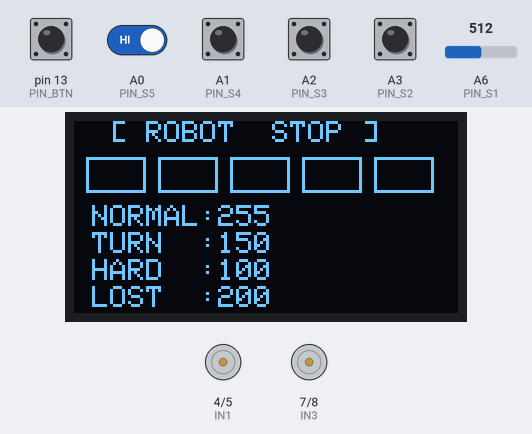
Simulated run of this program. Board: Arduino Nano, built with avr-gcc and run on an emulated ATmega328P. On the bench: 128×64 one-colour display, motor-driver pin pairs drawn as motors (green arrow = first pin HIGH = forward, orange = second pin HIGH = backward, longer = more drive, scaled by the enable pin). Inputs (shaded band) come from the test bench; at power-on: A0 (PIN_S5), A1 (PIN_S4), A2 (PIN_S3), A3 (PIN_S2), pin 13 (PIN_BTN) HIGH, A6 (PIN_S1) = 512.

Above: at 2.7 s.
2.8 s: pin 13 (PIN_BTN) pulled LOW for 0.15 s
At 4.2 s:
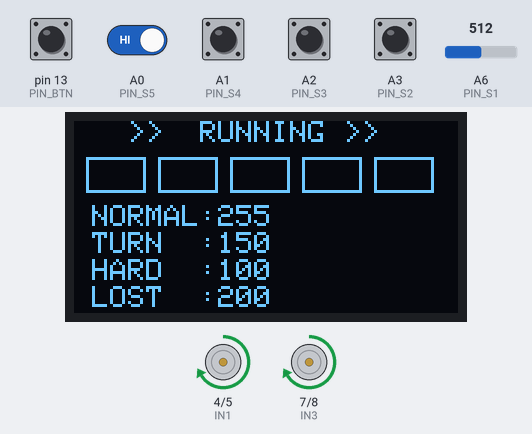
4.9 s: A6 (PIN_S1) set to 494
At 6.2 s:
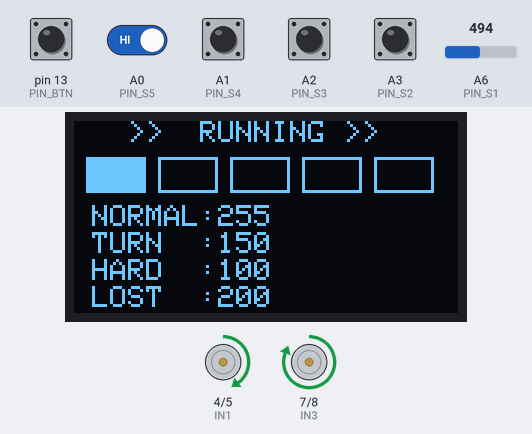
6.5 s: pin 13 (PIN_BTN) pulled LOW for 1 s
At 8.8 s:
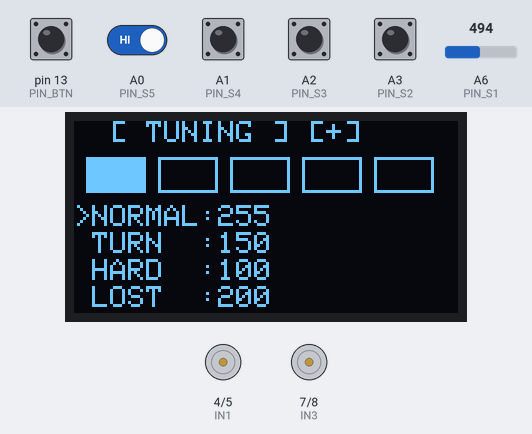
9.1 s: A6 (PIN_S1) set to 522
At 10.0 s:
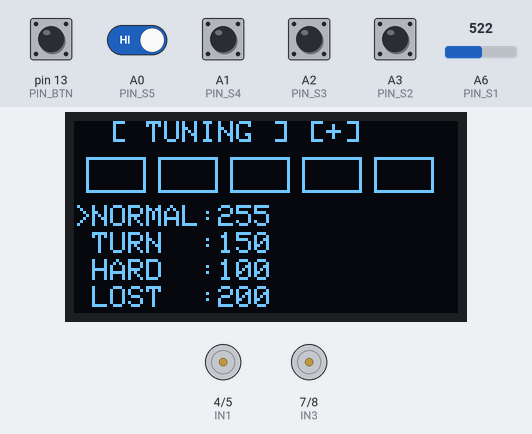
10.7 s: pin 13 (PIN_BTN) pulled LOW for 1 s
At 12.6 s:
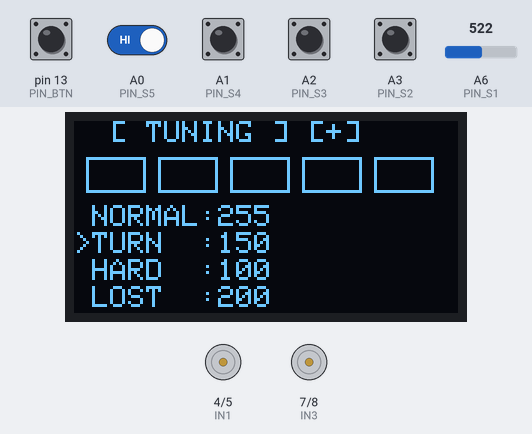
13.3 s: A0 (PIN_S5) driven LOW
At 14.8 s:
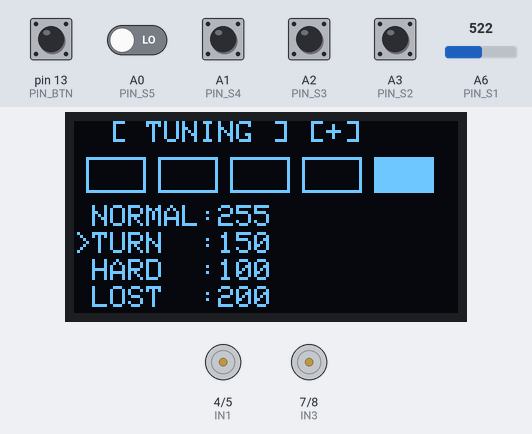
Timing chart, 0 to 15.9 s (numbered marks = the images above; inputs shaded):
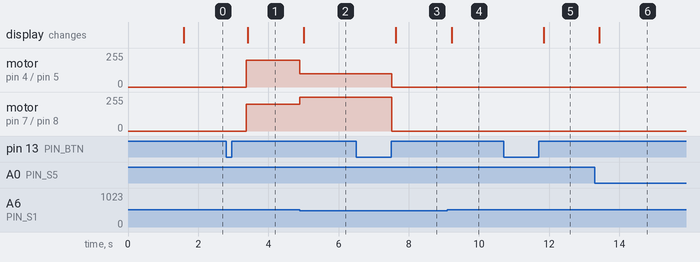

The program:

main.cpp
```cpp
#include <Arduino.h>
#include <Wire.h>
#include <Adafruit_GFX.h>
#include <Adafruit_SSD1306.h>
#include <EEPROM.h>

// ── PIN MOTOR (L298N) ──────────────────────────────────────────────────
#define ENA  3    // PWM kecepatan motor kiri
#define IN1  4
#define IN2  5
#define IN3  7
#define IN4  8
#define ENB  9    // PWM kecepatan motor kanan

// ── PIN SENSOR BFD-1000 ────────────────────────────────────────────────
// S1 = A6 (ADC-only, tidak bisa digitalRead)
// S1..S5: LOW = mendeteksi garis hitam
#define PIN_S1  A6
#define PIN_S2  A3
#define PIN_S3  A2   // tengah
#define PIN_S4  A1
#define PIN_S5  A0

// ── PIN BUTTON ─────────────────────────────────────────────────────────
// INPUT_PULLUP: LOW = ditekan
#define PIN_BTN  13

// ── OLED SSD1306 128x64 ────────────────────────────────────────────────
#define SCREEN_W   128
#define SCREEN_H   64
#define OLED_ADDR  0x3C

// ── BUTTON TIMING ──────────────────────────────────────────────────────
#define HOLD_MS       600UL
#define LONG_HOLD_MS  3000UL
#define DTAP_WINDOW   400UL

// ── EEPROM ─────────────────────────────────────────────────────────────
#define MAGIC_0  0xAB
#define MAGIC_1  0xCD

// ══════════════════════════════════════════════════════════════════════

Adafruit_SSD1306 display(SCREEN_W, SCREEN_H, &Wire, -1);

// ── State machine ──────────────────────────────────────────────────────
enum RobotState : uint8_t {
  STATE_STOP,
  STATE_RUNNING,
  STATE_TUNING,
  STATE_INTER_FWD,   // maju lurus melewati persimpangan
  STATE_INTER_TURN   // belok kanan di persimpangan
};
RobotState robotState = STATE_STOP;

// ── Parameter tuning ───────────────────────────────────────────────────
struct Param { int value, step, minVal, maxVal; };
Param params[4] = {
  {255, 10,  50, 255},  // 0: NORMAL — kecepatan maju lurus
  {150, 10,   0, 255},  // 1: TURN   — kecepatan saat belok pelan
  {100, 10,   0, 200},  // 2: HARD   — kecepatan saat belok keras
  {200, 10,  50, 255}   // 3: LOST   — kecepatan saat garis hilang
};
const char* const PNAME[] = {"NORMAL", "TURN  ", "HARD  ", "LOST  "};

int selParam  = 0;
int tuningDir = 1;   // +1 = naik, -1 = turun

// ── Button event ───────────────────────────────────────────────────────
enum ButtonEvent : uint8_t {
  BTN_NONE, BTN_SINGLE, BTN_DOUBLE, BTN_HOLD, BTN_LONG_HOLD
};

static bool     btnPrev      = HIGH;
static uint32_t btnPressAt   = 0;
static uint32_t btnReleaseAt = 0;
static uint8_t  tapCount     = 0;
static bool     pendingTap   = false;

// ── Intersection timer ─────────────────────────────────────────────────
static uint32_t interTimer = 0;

// ══════════════════════════════════════════════════════════════════════
// EEPROM
// ══════════════════════════════════════════════════════════════════════

void loadParams() {
  if (EEPROM.read(0) != MAGIC_0 || EEPROM.read(1) != MAGIC_1) return;
  int addr = 2;
  for (int i = 0; i < 4; i++) {
    int v;
    EEPROM.get(addr, v);
    params[i].value = constrain(v, params[i].minVal, params[i].maxVal);
    addr += sizeof(int);
  }
}

void saveParams() {
  EEPROM.write(0, MAGIC_0);
  EEPROM.write(1, MAGIC_1);
  int addr = 2;
  for (int i = 0; i < 4; i++) {
    EEPROM.put(addr, params[i].value);
    addr += sizeof(int);
  }
}

// ══════════════════════════════════════════════════════════════════════
// MOTOR
// ══════════════════════════════════════════════════════════════════════

void motorKiri(int spd) {
  if (spd > 0) {
    digitalWrite(IN1, HIGH); digitalWrite(IN2, LOW);
    analogWrite(ENA, constrain(spd, 0, 255));
  } else if (spd < 0) {
    digitalWrite(IN1, LOW);  digitalWrite(IN2, HIGH);
    analogWrite(ENA, constrain(-spd, 0, 255));
  } else {
    digitalWrite(IN1, LOW);  digitalWrite(IN2, LOW);
    analogWrite(ENA, 0);
  }
}

void motorKanan(int spd) {
  if (spd > 0) {
    digitalWrite(IN3, HIGH); digitalWrite(IN4, LOW);
    analogWrite(ENB, constrain(spd, 0, 255));
  } else if (spd < 0) {
    digitalWrite(IN3, LOW);  digitalWrite(IN4, HIGH);
    analogWrite(ENB, constrain(-spd, 0, 255));
  } else {
    digitalWrite(IN3, LOW);  digitalWrite(IN4, LOW);
    analogWrite(ENB, 0);
  }
}

void majuLurus(int spd) { motorKiri(spd); motorKanan(spd); }
void stopMotor()         { motorKiri(0);  motorKanan(0); }

// ══════════════════════════════════════════════════════════════════════
// SENSOR
// ══════════════════════════════════════════════════════════════════════

// s[0]=S1(kiri), s[2]=S3(tengah), s[4]=S5(kanan)
// true = mendeteksi garis
void readSensors(bool s[5]) {
  s[0] = (analogRead(PIN_S1) < 512);   // A6: ADC-only, LOW(<512) = garis
  s[1] = !digitalRead(PIN_S2);
  s[2] = !digitalRead(PIN_S3);
  s[3] = !digitalRead(PIN_S4);
  s[4] = !digitalRead(PIN_S5);
}

// ══════════════════════════════════════════════════════════════════════
// LINE FOLLOWING
// ══════════════════════════════════════════════════════════════════════

void followLine(bool s[5]) {
  int sN = params[0].value;  // NORMAL
  int sT = params[1].value;  // TURN
  int sH = params[2].value;  // HARD
  int sL = params[3].value;  // LOST

  if (!s[0] && !s[1] && !s[2] && !s[3] && !s[4]) {
    majuLurus(sL);                              // garis hilang
  } else if (s[2] && s[3] && s[4]) {
    motorKiri(sN); motorKanan(sH);              // T-junction kanan → ambil kanan
  } else if (s[4]) {
    motorKiri(sN); motorKanan(sH);              // jauh kanan → keras kanan
  } else if (s[3] && !s[4]) {
    motorKiri(sN); motorKanan(sT);              // kanan → belok kanan pelan
  } else if (s[2] && !s[1] && !s[3]) {
    majuLurus(sN);                              // tengah → lurus
  } else if (s[1] && !s[0]) {
    motorKiri(sT); motorKanan(sN);              // kiri → belok kiri pelan
  } else if (s[0]) {
    motorKiri(sH); motorKanan(sN);              // jauh kiri → keras kiri
  } else {
    majuLurus(sN);
  }
}

// ══════════════════════════════════════════════════════════════════════
// BUTTON TIMING
// ══════════════════════════════════════════════════════════════════════
//
// SINGLE TAP  (<600ms, tidak diikuti tap ke-2 dalam 400ms) → start/stop | ubah nilai
// DOUBLE TAP  (2 tap dalam 400ms)                          → toggle dir ±
// HOLD        (600ms – 3000ms)                             → masuk tuning | ganti param
// LONG HOLD   (≥3000ms)                                    → keluar tuning + simpan EEPROM

ButtonEvent readButton() {
  bool btnNow = digitalRead(PIN_BTN);  // LOW = ditekan (INPUT_PULLUP)
  ButtonEvent ev = BTN_NONE;

  if (btnPrev == HIGH && btnNow == LOW) {
    btnPressAt = millis();
  }

  if (btnPrev == LOW && btnNow == HIGH) {
    uint32_t held = millis() - btnPressAt;
    if (held >= LONG_HOLD_MS) {
      ev = BTN_LONG_HOLD;
      tapCount = 0; pendingTap = false;
    } else if (held >= HOLD_MS) {
      ev = BTN_HOLD;
      tapCount = 0; pendingTap = false;
    } else {
      tapCount++;
      btnReleaseAt = millis();
      pendingTap = true;
    }
  }

  if (pendingTap && (millis() - btnReleaseAt > DTAP_WINDOW)) {
    ev = (tapCount >= 2) ? BTN_DOUBLE : BTN_SINGLE;
    tapCount = 0; pendingTap = false;
  }

  btnPrev = btnNow;
  return ev;
}

// ══════════════════════════════════════════════════════════════════════
// DISPLAY
// ══════════════════════════════════════════════════════════════════════
//
// Layout 128x64:
//   y= 0 h= 8  — header state
//   y=12 h=12  — 5 sensor rectangles (20x12px) di x=4,28,52,76,100
//   y=28..55   — 4 baris parameter (spacing 9px)

void updateDisplay(bool s[5]) {
  display.clearDisplay();
  display.setTextSize(1);
  display.setTextColor(SSD1306_WHITE);

  // Header
  display.setCursor(0, 0);
  switch (robotState) {
    case STATE_STOP:
      display.print(F("  [ ROBOT  STOP ]   "));
      break;
    case STATE_RUNNING:
    case STATE_INTER_FWD:
    case STATE_INTER_TURN:
      display.print(F("   >>  RUNNING >>   "));
      break;
    case STATE_TUNING:
      display.print(tuningDir > 0
        ? F("  [ TUNING ] [+]    ")
        : F("  [ TUNING ] [-]    "));
      break;
  }

  // Sensor rectangles
  static const uint8_t rx[] = {4, 28, 52, 76, 100};
  for (int i = 0; i < 5; i++) {
    if (s[i]) display.fillRect(rx[i], 12, 20, 12, SSD1306_WHITE);
    else       display.drawRect(rx[i], 12, 20, 12, SSD1306_WHITE);
  }

  // Parameter list
  for (int i = 0; i < 4; i++) {
    display.setCursor(0, 28 + i * 9);
    display.print((robotState == STATE_TUNING && i == selParam) ? '>' : ' ');
    display.print(PNAME[i]);
    display.print(':');
    int v = params[i].value;
    if (v < 100) display.print(' ');
    if (v <  10) display.print(' ');
    display.print(v);
  }

  display.display();
}

// ══════════════════════════════════════════════════════════════════════
// SETUP
// ══════════════════════════════════════════════════════════════════════

void setup() {
  pinMode(ENA, OUTPUT); pinMode(IN1, OUTPUT); pinMode(IN2, OUTPUT);
  pinMode(ENB, OUTPUT); pinMode(IN3, OUTPUT); pinMode(IN4, OUTPUT);
  pinMode(PIN_S2, INPUT); pinMode(PIN_S3, INPUT);
  pinMode(PIN_S4, INPUT); pinMode(PIN_S5, INPUT);
  pinMode(PIN_BTN, INPUT_PULLUP);

  Wire.begin();
  Wire.setClock(400000);  // fast mode agar display tidak lambat

  stopMotor();
  loadParams();

  display.begin(SSD1306_SWITCHCAPVCC, OLED_ADDR);
  display.clearDisplay();
  display.setTextColor(SSD1306_WHITE);
  display.setTextSize(1);
  display.setCursor(14, 22);
  display.print(F("IARC XII - LFTP"));
  display.setCursor(22, 34);
  display.print(F("--- READY ---"));
  display.display();
  delay(1500);
}

// ══════════════════════════════════════════════════════════════════════
// LOOP UTAMA
// ══════════════════════════════════════════════════════════════════════

void loop() {
  bool s[5];
  readSensors(s);

  ButtonEvent btn = readButton();

  // ── Transisi state ──────────────────────────────────────────────────
  switch (robotState) {
    case STATE_STOP:
      if      (btn == BTN_SINGLE) { robotState = STATE_RUNNING; }
      else if (btn == BTN_HOLD)   { robotState = STATE_TUNING; selParam = 0; tuningDir = 1; }
      break;

    case STATE_RUNNING:
    case STATE_INTER_FWD:
    case STATE_INTER_TURN:
      if      (btn == BTN_SINGLE) { stopMotor(); robotState = STATE_STOP; }
      else if (btn == BTN_HOLD)   { stopMotor(); robotState = STATE_TUNING; selParam = 0; tuningDir = 1; }
      break;

    case STATE_TUNING:
      if (btn == BTN_SINGLE) {
        // Ubah nilai parameter ke arah tuningDir, clamp ke min/max
        int& v = params[selParam].value;
        v = constrain(v + params[selParam].step * tuningDir,
                      params[selParam].minVal, params[selParam].maxVal);
      } else if (btn == BTN_DOUBLE) {
        tuningDir = -tuningDir;           // toggle arah + / -
      } else if (btn == BTN_HOLD) {
        selParam = (selParam + 1) % 4;   // ganti parameter
      } else if (btn == BTN_LONG_HOLD) {
        saveParams();                     // simpan ke EEPROM
        robotState = STATE_STOP;
      }
      break;
  }

  // ── Aksi motor ─────────────────────────────────────────────────────
  switch (robotState) {
    case STATE_STOP:
    case STATE_TUNING:
      stopMotor();
      break;

    case STATE_RUNNING:
      if (s[0] && s[1] && s[2] && s[3] && s[4]) {
        // Persimpangan → telusur kanan
        robotState = STATE_INTER_FWD;
        interTimer = millis();
        majuLurus(params[0].value);
      } else {
        followLine(s);
      }
      break;

    case STATE_INTER_FWD:
      // Maju lurus 150ms agar robot terpusat di persimpangan
      majuLurus(params[0].value);
      if (millis() - interTimer >= 150) {
        robotState = STATE_INTER_TURN;
        interTimer = millis();  // reset untuk timeout belok
      }
      break;

    case STATE_INTER_TURN:
      // Belok kanan: motor kiri maju, motor kanan berhenti
      motorKiri(params[0].value);
      motorKanan(0);
      // Selesai saat sensor tengah menemukan garis, atau timeout 2 detik
      if (s[2] || millis() - interTimer >= 2000) {
        robotState = STATE_RUNNING;
      }
      break;
  }

  // ── Update display (throttle 80ms ≈ 12fps) ─────────────────────────
  static uint32_t lastDisplay = 0;
  if (millis() - lastDisplay >= 80) {
    updateDisplay(s);
    lastDisplay = millis();
  }
}
```

Measured:
- the behaviour switches between 512 and 511 on A6 (PIN_S1) (found by bisection; images 1 and 2)
- after the input at 2.8 s, motor on pin 4 (IN1) / pin 5 (IN2), motor on pin 7 (IN3) / pin 8 (IN4): stopped → forward 200/255 after 0.56 s; the display: changes after 0.62 s (image 1)
- after the input at 4.9 s, motor on pin 4 (IN1) / pin 5 (IN2): forward 200/255 → forward 100/255 at once; motor on pin 7 (IN3) / pin 8 (IN4): forward 200/255 → forward 255/255 at once; the display: changes after 0.11 s (image 2)
- after the input at 6.5 s, motor on pin 4 (IN1) / pin 5 (IN2): forward 100/255 → stopped after 1.0 s; motor on pin 7 (IN3) / pin 8 (IN4): forward 255/255 → stopped after 1.0 s; the display: changes after 1.1 s (image 3)
- after the input at 9.1 s, the display: changes after 0.12 s (image 4)
- after the input at 10.7 s, the display: changes after 1.1 s (image 5)
- after the input at 13.3 s, the display: changes after 0.13 s (image 6)
